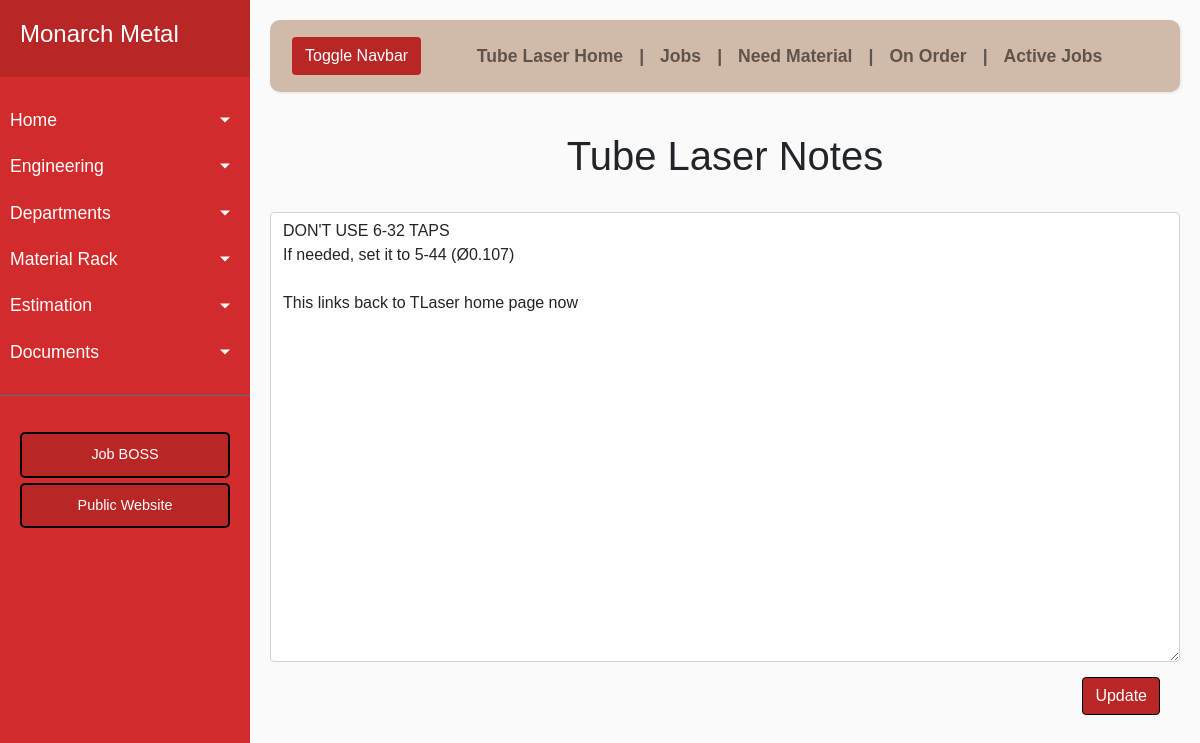
Page /edit_pn/1 on the committed database.
### app/models.py (models this page shows, shortened)
class PageNotes(Base):
    __tablename__ = 'pnotes'
    id = Column(Integer, primary_key=True)
    area = Column(String(50))
    notes = Column(String(1000))

### app/routes.py (the view)
@app.route('/edit_pn/<int:id>', methods=["POST", "GET"])
def update_record_pn(id):
    if request.method == "POST":
        area = request.form["area"]
        notes = request.form["notes"]
        update_pnotes = PageNotes.query.get(id)
        update_pnotes.area = area
        update_pnotes.notes = notes
        db_session.commit()
        data = {
            "id": id,
            "area": area,
            "notes": notes
        }
        pusher_client.trigger('table', 'update-record_pn', {'data': data })
        return redirect("/tlhome", code=302)
    else:
        new_pn = PageNotes.query.get(id)
        return render_template('update_pnotes.html', data=new_pn)

### app/routes.py (called while the page is built)
@app.teardown_appcontext
def shutdown_session(exception=None):
    db_session.remove()

### app/templates/update_pnotes.html (shortened to what this page needs)
{% extends 'tlbase.html' %}
{% block content %}
<h1 align='center'>{{ data.area }} Notes</h1>
    <br>
    <form method="POST" id="target">
        <div class="form-group">
            <textarea type="text" style="height:450px" class="form-control" name="notes" value="{{ data.notes }}">{{ data.notes }}</textarea>
        </div>
        <button type="submit" class="btn btn-block btn-primary noteBtn">Update</button>
    </form>
{% endblock %}

### app/static/style.css (style rules this page uses)
* { font-family: 'Poppins', sans-serif; }
body { font-family: 'Poppins', sans-serif; background: #fafafa; }
.noteBtn { float: right; margin-right: 20px; margin-top: 15px; background-color: #B82626; border: solid 1px black; }

### rows in the picture
PageNotes: area "Tube Laser", notes "DON'T USE 6-32 TAPS If needed, set it to 5-44 (Ø0.107) This links back to TLaser home page now"
